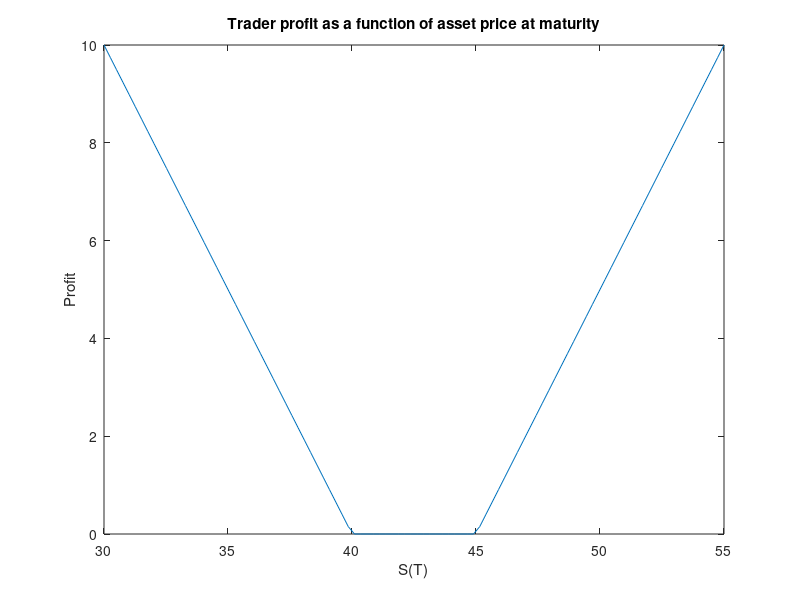

Write MATLAB code to recreate this figure.
clear;

x = linspace(30, 55)';
N = size(x, 1);
y = zeros(N, 1);

for n = 1:N
    if x(n) > 45
        y(n) = x(n) - 45;
    elseif x(n) < 40
        y(n) = 40 - x(n);
    end
end

plot(x, y);
title('Trader profit as a function of asset price at maturity');
xlabel('S(T)');
ylabel('Profit');